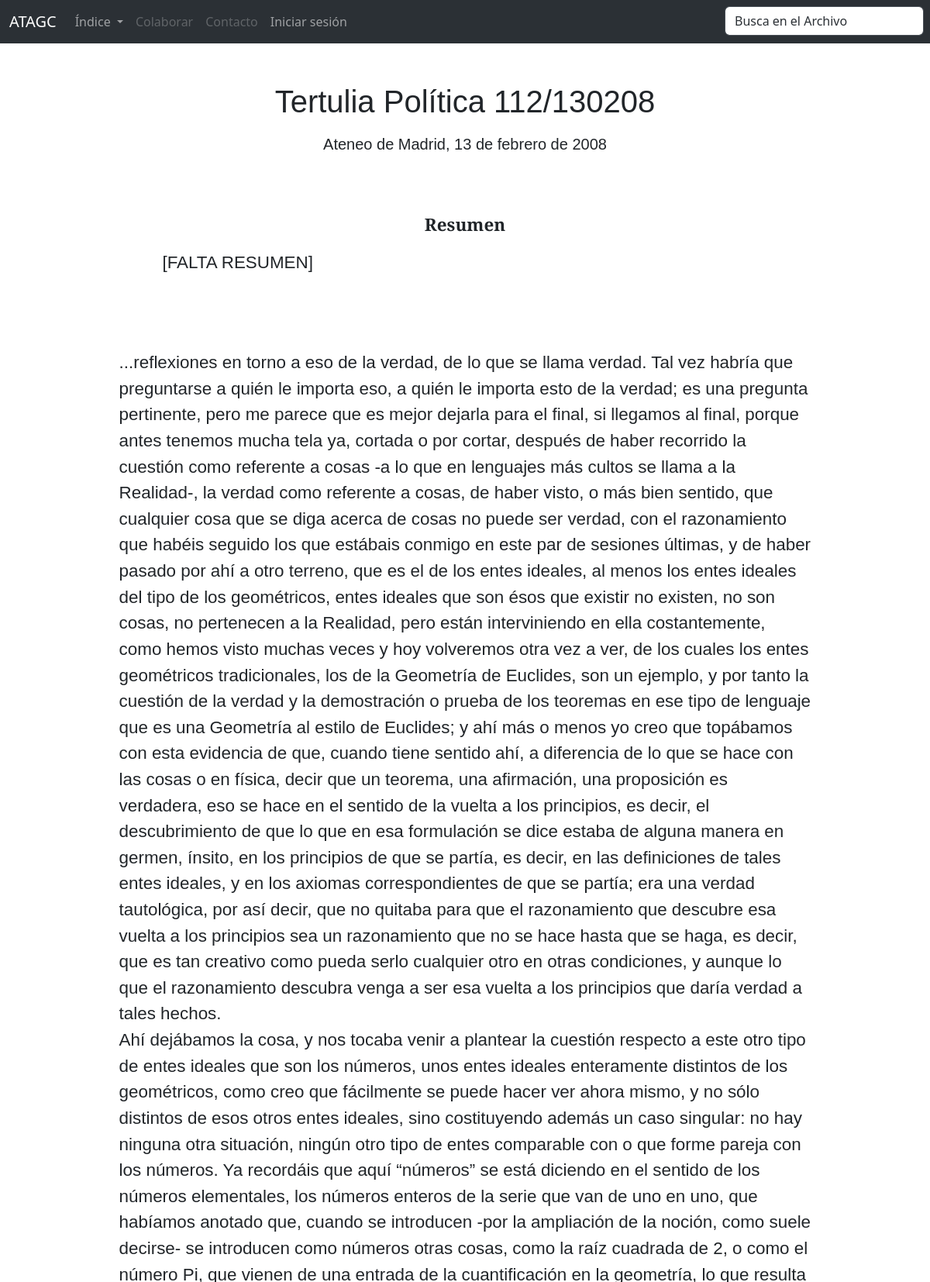
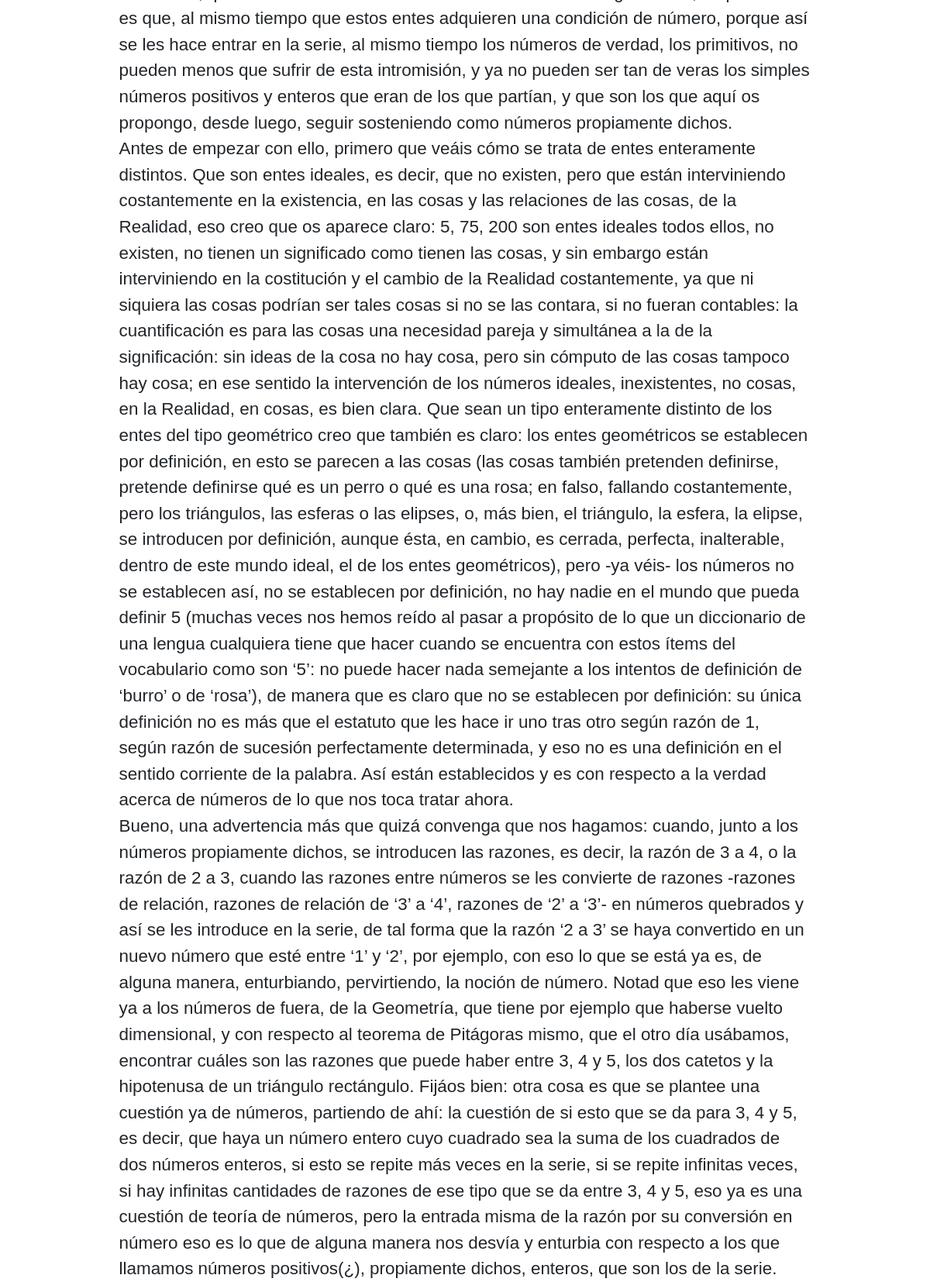
The app's page /tertulias/tertulia-politica-112130208/ (upper part) with its own data (2 pictures, top to bottom).
### readerapp/models.py (models this page shows, shortened)
class Article(models.Model):
    title = models.CharField(max_length=34, verbose_name='Título')
    old_cod = models.IntegerField(unique=True, verbose_name='Referencia antigua', null=True, blank=True, help_text="Dejar en blanco en caso de no tener número de referencia antigua.")
    new_cod = models.DateField(verbose_name='Referencia (Fecha)', unique=True)
    cuerpo = RichTextUploadingField(verbose_name='Cuerpo')
    status = models.CharField(max_length=12, choices=STATUS_CHOICES, default='No revisada', verbose_name='Estado de revisión')
    abstract = RichTextUploadingField(verbose_name='Resumen', blank=True, null=True)
    categories = models.ManyToManyField(Category, verbose_name='Etiquetas', default='Sin etiquetas', blank=True)
    transcriber = models.CharField(verbose_name='Trascriptor', max_length=255, null=True, blank=True)
    transcrip_info = models.TextField(verbose_name='Formato del texto original', blank=True, help_text='Digital/Papel, otras observaciones')
    recording_info = models.TextField(verbose_name='Información sobre la grabación', null=True, blank=True)
    comments = models.TextField(verbose_name='Observaciones', null=True, blank=True)
    revision_log = models.TextField(verbose_name='Historial de revisiones', blank=True, default='Autor (acciones); Fecha (dd/mm/aaaa)')
    created = models.DateField(auto_now_add=True, verbose_name='Creado')
    updated = models.DateField(auto_now_add=True, verbose_name='Actualizado')
    slug = models.OneToOneField(Slug, verbose_name=u'URL amigable', blank=True, null=True, editable=False, on_delete=models.SET_NULL)
    class Meta:
        verbose_name = 'tertulia'
        verbose_name_plural = 'tertulias'

### readerapp/views.py (the view)
# urls.py: re_path(r'^(?P<slug>[\w-]+)/$', views.dispatch_slug, name="dispatch_slug"),
def dispatch_slug(request, slug):
    slug = get_object_or_404(Slug, slug=slug)
    qs = Article.objects.filter(slug=slug)
    if qs.exists():
        tertulia = qs[0]
    return render(request, "readerapp/tertulia-single.html", locals())

### readerapp/templates/readerapp/tertulia-single.html (shortened to what this page needs)
{% extends 'core/base.html' %}
{% load static %}
{% block content %}
    <main role="main" class="container">
        <div class="">
            <div class="p-2 mt-4">
                <p class="h1 text-center titulo">{{tertulia.title}}</p>
            </div>
            <div class="">
                <p class="lead text-center subtitulo">Ateneo de Madrid, {{tertulia.new_cod}}</p><br>
            </div>
            {% if tertulia.abstract|length > 0 %}
            <div class="mt-5 mb-5">
                <p class="lead text-center resumen">Resumen</p>
                <div class="lead resumen_contenido">
                    {{tertulia.abstract|safe}}
                </div>
            {% endif %}
            </div>
            <div class="lead pt-5 pb-5 cuerpo">
                {{tertulia.cuerpo|safe}}
            </div>
        </div>
    </main>
{% endblock %}

### core/static/core/css/base.css (style rules this page uses)
p.titulo { padding-top: 75px; font-family: 'Alegreya', sans-serif; }
p.subtitulo { font-family: 'Alegreya', sans-serif; }
p.resumen { font-family: 'Alegreya', sans-serif; font-size: 1.4em; font-weight: bold; }
.resumen_contenido { font-family: 'Alegreya', sans-serif; font-size: 1.4em; width:70%; margin:auto; margin-top: 15px; }
.cuerpo { font-family: 'Alegreya', sans-serif; font-size: 1.4em; width:80%; margin:auto; }
p { margin-bottom: 0px; }

### records on screen
Article: title "Tertulia Política 112/130208", new_cod "13 de febrero de 2008", abstract "[FALTA RESUMEN]", cuerpo "...reflexiones en torno a eso de la verdad, de lo que se llama verdad. Tal vez habría que preguntarse a quién le importa eso, a quién le importa esto de la verdad; es una pregunta pertinente, pero me parece que es mejor dejarla para el final, si llegamos al final, porque antes tenemos mucha tela ya, cortada o por cortar, después de haber recorrido la cuestión como referente a cosas -a lo que en lenguajes más cultos se llama a la Realidad-, la verdad como referente a cosas, de haber visto, o más bien sentido, que cualquier cosa que se diga acerca de cosas no puede ser verdad, con el razonamiento que habéis seguido los que estábais conmigo en este par de sesiones últimas, y de haber pasado…"
